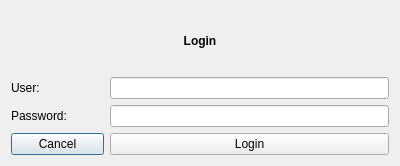
<?xml version="1.0" encoding="UTF-8"?>
<ui version="4.0">
 <class>LoginDialog</class>
 <widget class="QDialog" name="LoginDialog">
  <property name="geometry">
   <rect>
    <x>0</x>
    <y>0</y>
    <width>400</width>
    <height>166</height>
   </rect>
  </property>
  <property name="maximumSize">
   <size>
    <width>400</width>
    <height>166</height>
   </size>
  </property>
  <property name="windowTitle">
   <string>Dialog</string>
  </property>
  <layout class="QGridLayout" name="gridLayout">
   <item row="1" column="1" colspan="3">
    <widget class="QLineEdit" name="leUsr"/>
   </item>
   <item row="1" column="0">
    <widget class="QLabel" name="label">
     <property name="text">
      <string>User:</string>
     </property>
    </widget>
   </item>
   <item row="0" column="0" colspan="4">
    <widget class="QLabel" name="stat">
     <property name="font">
      <font>
       <weight>75</weight>
       <bold>true</bold>
      </font>
     </property>
     <property name="text">
      <string>Login</string>
     </property>
     <property name="alignment">
      <set>Qt::AlignCenter</set>
     </property>
    </widget>
   </item>
   <item row="2" column="0">
    <widget class="QLabel" name="label_2">
     <property name="text">
      <string>Password:</string>
     </property>
    </widget>
   </item>
   <item row="2" column="1" colspan="3">
    <widget class="QLineEdit" name="lePass"/>
   </item>
   <item row="3" column="0">
    <widget class="QPushButton" name="btnCancel">
     <property name="text">
      <string>Cancel</string>
     </property>
    </widget>
   </item>
   <item row="3" column="1" colspan="3">
    <widget class="QPushButton" name="btnLogin">
     <property name="text">
      <string>Login</string>
     </property>
    </widget>
   </item>
  </layout>
 </widget>
 <resources/>
 <connections/>
</ui>
